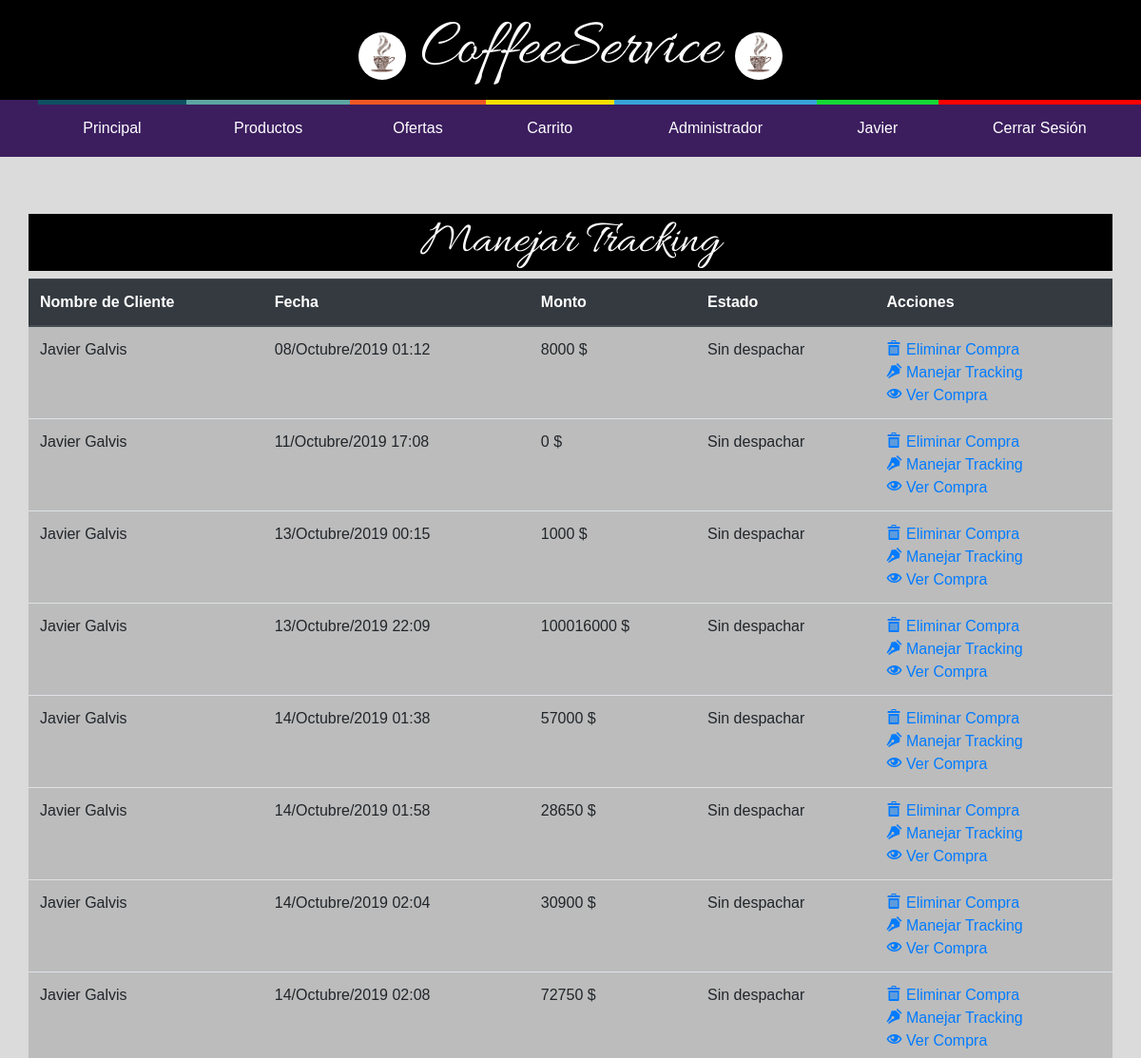
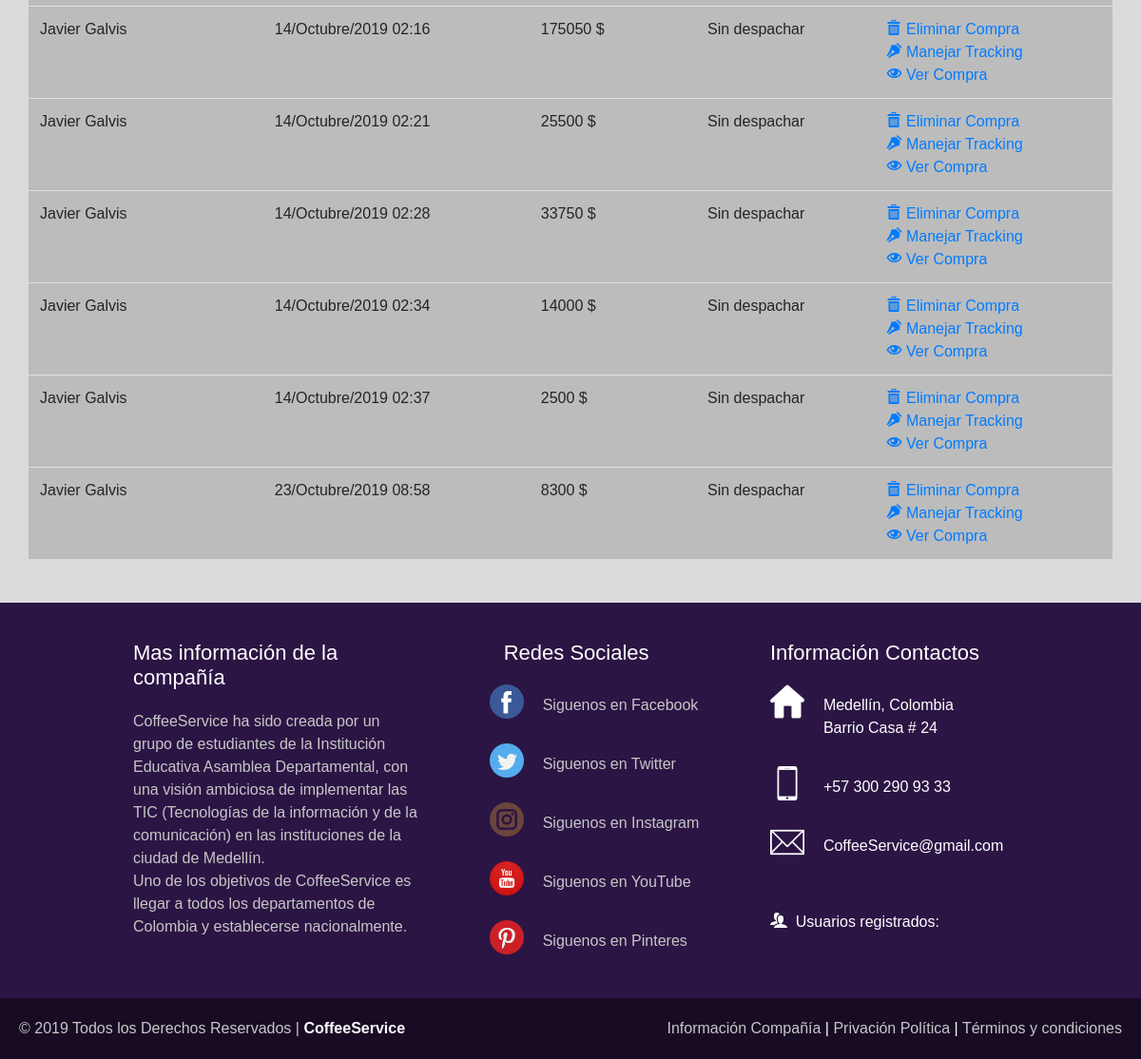
Screenshot of /view/index.php?p=tracking (signed in) with the database file from the repository (2 pictures, top to bottom).
### tables this page shows
CREATE TABLE `cliente` (
  `idCliente` int(11) NOT NULL,
  `nameCliente` varchar(40) NOT NULL,
  `apellidoCliente` varchar(40) NOT NULL,
  `email` varchar(150) NOT NULL,
  `password` varchar(16) NOT NULL
);

CREATE TABLE `factura` (
  `idFactura` int(11) NOT NULL,
  `idCliente` int(11) NOT NULL,
  `fecha` datetime NOT NULL,
  `monto` float NOT NULL,
  `status` int(11) NOT NULL
);

### controller/functions.php (called while the page is built, shortened)
    <?php
function connect(){
    $host_mysql = "localhost";
    $user_mysql = "root";
    $pass_mysql = "";
    $db_mysql = "cfs";
    $mysqli = mysqli_connect($host_mysql,$user_mysql,$pass_mysql,$db_mysql) or die ("Error al conectar al servidor");
    return $mysqli;
}
function nameCliente($idCliente){
	$mysqli = connect();
	$q = $mysqli->query("SELECT * FROM cliente WHERE idCliente = '$idCliente'");
	$r = mysqli_fetch_array($q);
	return $r['nameCliente'];
}
function fecha($fecha){
    $e = explode("-",$fecha);
    $year = $e[0];
    $month = $e[1];
    $e2 = explode(" ",$e[2]);
    $day = $e2[0];
    $time = $e2[1];
    $e3 = explode(":", $time);
    $hour = $e3[0];
    $mins = $e3[1];
if($month == 1){
    $month = "Enero";
}else if ($month == 2){
    $month = "Febrero";
}else if ($month == 3){
    $month = "Marzo";
}else if ($month == 4){
    $month = "Abril";
}else if ($month == 5){
    $month = "Mayo";
}else if ($month == 6){
    $month = "Junio";
}else if ($month == 7){
    $month = "Julio";
}else if ($month == 8){
    $month = "Agosto";
}else if ($month == 9){
    $month = "Septiembre";
}else if ($month == 10){
    $month = "Octubre";
}else if ($month == 11){
    $month = "Noviembre";
}else if ($month == 12){
    $month = "Diciembre";
}else{
    $month = "Indefinido";
}
    return $day."/".$month."/".$year." ".$hour.":".$mins;
}
?>

### controller/config.php (called while the page is built, shortened)
<?php
$divisa2 = " $ ";
?>

### view/modules/tracking.php (the view, shortened to what this page needs)
<h1 class="title-tracking"> Manejar Tracking</h1>
<?php
$traking = $mysqli->query("SELECT * FROM factura WHERE status != 3");
?>
<table class="table">
  <thead class="thead-dark">
    <tr>
        <th>Nombre de Cliente</th>
        <th>Fecha</th>
        <th>Monto</th>
        <th>Estado</th>
        <th>Acciones</th>
    </tr>
  </thead>
  <tbody>
<?php
while($r = mysqli_fetch_array($traking)){
$qcliente = $mysqli->query("SELECT * FROM cliente WHERE idCliente = '".$r['idCliente']."'");
$rcliente = mysqli_fetch_array($qcliente);
$cliente = $rcliente['nameCliente'];
$apellido = $rcliente['apellidoCliente'];
    if($r['status'] == 0){
        $status = "Sin despachar";
    }else if($r['status'] == 1){
        $status = "Preparando envío";
    }else if($r['status']==2){
        $status = "Despachado";
    }else if($r['status']==3){
        $status = "Finalizado";
    }else{
        $status = "Indefinido";
    }
    $fecha = fecha($r['fecha']);
    ?>
        <tr class="table-active">
      <td><?=$cliente.' '.$apellido?></td>
      <td><?=$fecha?></td>
      <td><?=$r['monto']?><?=$divisa2?></td>
      <td><?=$status?></td>
      <td>  <a href="?p=tracking&eliminar=<?=$r['idFactura']?>"><i class="icon icon-bin"></i> Eliminar Compra</a><br>
            <a href="?p=manejar-status&id=<?=$r['idCliente']?>"><i class="icon icon-pen"></i> Manejar Tracking</a><br>
            <a href="?p=ver-compra&id=<?=$r['idCliente']?>"><i class="icon icon-eye"></i> Ver Compra</a>
      </td>
    </tr>
<?php
}
?>
  </tbody>
</table>

### view/index.php (shortened to what this page needs)
<?php
include '../controller/config.php';
include '../controller/functions.php';
if(!isset($p)){
	$p = "principal";
}else{
	$p = $p;
}
?>
<!DOCTYPE html>
<html lang="en">
<head>
	<link rel="stylesheet" type="text/css" href="css/index15.css">
	<link rel="stylesheet" type="text/css" href="library/icomoon/style.css">
	<link rel="stylesheet" href="library/bootstrap/css/bootstrap.min.css" >
</head>
<body>
<div class="header">
<img class="logo" src="img/Logo CoffeeService.jpg" alt="logo">
CoffeeService
<img class="logo" src="img/Logo CoffeeService.jpg" alt="logo">
</div>
<header>
<nav>
<ul>
	<li class="t1"><a href="?p=principal"><span class="primero"><i class="icon icon-home"></i></span>Principal</a></li>
	<li class="t2"><a href="?p=productos"><span class="segundo"><i class="icon icon-price-tags"></i></span>Productos</a></li>
	<li class="t3"><a href="?p=ofertas"><span class="tercero"><i class="icon icon-price-tag"></i></span>Ofertas</a></li>
	<li class="t4"><a href="?p=carrito"><span class="cuarto"><i class="icon icon-cart"></i></span>Carrito</a></li>
	<li class="t5"><a href="?p=admin"><span class="quinto"><i class="icon icon-user-tie"></i></span>Administrador</a></li>
<?php
if(isset($_SESSION['idCliente'])){
?>
	<li class="t6"><a href="?p=perfil"><span class="sexto"><i class="icon icon-profile"></i></span><?=nameCliente($_SESSION['idCliente'])?></a></li>
	<li class="t7"><a href="?p=logout"><span class="septimo"><i class="icon icon-enter"></i></span>Cerrar Sesión</a></li>
<?php
}
?>
</ul>
</nav>
</header>
<div class="cuerpo">
<?php
if(file_exists("modules/".$p.".php")){
	include "modules/".$p.".php";
}else{
	echo "<i>No se ha encontrado el modulo <b>".$p."</b> "."<a href='./'>Regresar</a></b></i><br><br>";
}
?>
</div>
<footer>
	<div class="container-footer-all">
		 <div class="container-body">
			 <div class="column1">
					<h1>Mas informaci&oacute;n de la compa&ntilde;&iacute;a</h1>
					<p>CoffeeService ha sido creada por un grupo de estudiantes de la Instituci&oacute;n Educativa Asamblea
						Departamental, con una visión ambiciosa de implementar las TIC (Tecnolog&iacute;as de la
						informaci&oacute;n y de la comunicaci&oacute;n) en las instituciones de la ciudad de Medell&iacute;n.
						<br> Uno de los objetivos de CoffeeService es llegar a todos los departamentos de Colombia y establecerse
						nacionalmente.
					</p>
			 </div>
			<div class="column2">
				<h1>Redes Sociales</h1>
				<div class="row">
				<a href="$"><img src="img/facebook.png"></a>
				<label>Siguenos en Facebook</label>
				</div>
					<div class="row">
					<a href="$"><img src="img/twitter.png"></a>
					<label>Siguenos en Twitter</label>
					</div>
				<div class="row">
				<a href="$"><img src="img/instagram.png"></a>
				<label>Siguenos en Instagram</label>
				</div>
					<div class="row">
					<a href="$"><img src="img/youtube.png"></a>
					<label>Siguenos en YouTube</label>
					</div>
				<div class="row">
				<a href="$"><img src="img/pinterest.png"></a>
				<label>Siguenos en Pinteres</label>
				</div>
			</div>
			<div class="column3">
			<h1>Informaci&oacute;n Contactos</h1>
					<div class="row2">
					<img src="img/house.png" alt="address">
					<label>Medell&iacute;n,
							Colombia
							Barrio
							Casa # 24
							</label>
					</div>
					<div class="row2">
						<img src="img/smartphone.png" alt="phone">
						<label>+57 300 290 93 33</label>
					</div>
					<div class="row2">
						<img src="img/contact.png" alt="email">
						<label>CoffeeService@gmail.com</label>
					</div>
						<br><br>
					<p><i class="icon icon-users"></i> &nbsp;Usuarios registrados: <?php  ?></p>
			</div>
		</div>
		 </div>
		 <div class="container-footer">
				<div class="footer">
					<div class="copyright">
						&copy; 2019 Todos los Derechos Reservados | <a href="$">CoffeeService</a>
					</div>
					<div class="information"> <a href="$">Informaci&oacute;n Compa&ntilde;&iacute;a</a> |
					<a href="$">Privaci&oacute;n Pol&iacute;tica</a> | <a href="$">T&eacute;rminos y condiciones</a>
					</div>
				 </div>
			 </div>
	 </footer>
</body>
</html>

### view/css/index15.css (style rules this page uses)
* { font-family: 'Arial'; margin: 0px; }
.header { font-family: 'Allura', cursive; color: #fff; background: #000; padding: 0px; font-size: 70px; text-align: center; }
.logo { width: 50px; height: 50px; margin-top: 10px; border-radius: 100%; }
@media screen and (max-width: 1920px) { header { margin:0px; width: 100%; height: 60px; position: relative; } }
@media screen and (max-width: 1920px) { header nav { overflow: hidden; width: 100%; max-width: 1920px; margin: 0px auto; } }
@media screen and (max-width: 1920px) { nav ul { list-style:none; display:table; width:100%; background:rgb(60, 30, 95); position:relative; } }
@media screen and (max-width: 1920px) { nav > ul li { display:table-cell; } }
@media screen and (max-width: 1920px) { nav > ul li a { color:#fff; padding:20px; display:block; text-decoration:none; line-height:20px; position: relative; text-align:center; -webkit-transition: all .3s ease; -moz-transition: all .3s ease; -ms-transition: all .3s ease; -o-transition: all .3s ease; transition: all .3s ease; } }
@media screen and (max-width: 1920px) { nav > ul > li > a span { background:#174459; display:block; height:100%; width:100%; left:0; position:absolute; top:-55px; -webkit-transition: all .3s ease; -moz-transition: all .3s ease; -ms-transition: all .3s ease; -o-transition: all .3s ease; transition: all .3s ease; } }
@media screen and (max-width: 1920px) { nav > ul > li > a span .icon { display:block; line-height:60px; } }
@media screen and (max-width: 1920px) { nav ul li a .primero { background:#0e5061; } }
@media screen and (max-width: 1920px) { nav ul li a .segundo { background:#5da5a2; } }
@media screen and (max-width: 1920px) { nav ul li a .tercero { background:#f25724; } }
@media screen and (max-width: 1920px) { nav ul li a .cuarto { background:#f8df00; } }
@media screen and (max-width: 1920px) { nav ul li a .quinto { background:#37a4d9; } }
@media screen and (max-width: 1920px) { nav ul li a .sexto { background:#15d835; } }
@media screen and (max-width: 1920px) { nav ul li a .septimo { background:#ff0000; } }
.cuerpo { background: rgb(219, 219, 219); padding: 30px; min-height: 500px; }
.title-tracking { margin-top: 30px; background-color:#000; color: #fff; font-family: 'Allura'; font-size: 50px; text-align: center; }
footer { max-width: 100%; background: rgb(43, 21, 68); color: white; }
.container-footer-all { width: 100%; max-width: 1000px; margin: auto; padding: 40px; }
.container-body { display: flex; justify-content: space-between; }
.column1 { max-width: 300px; }
.column1 h1 { font-size: 22px; color: white; }
.column1 p { font-size: 16px; color: #C7C7C7; margin-top: 20px; }
.column2 { max-width: 300px; }
.column2 h1 { font-size: 22px; }
.row { margin-top: 20px; display: flex; }
.row img { width: 36px; height: 36px; }
.row label { margin-top: 10px; margin-left: 20px; color: #C7C7C7; }
.column3 { max-width: 300px; margin-right: 30px; }
.column3 h1 { font-size: 22px; }
.row2 { margin-top: 20px; display: flex; }
.row2 img { width: 36px; height: 36px; }
.row2 label { margin-top: 10px; margin-left: 20px; max-width: 140px; }
.container-footer { width: 100%; background: rgb(24, 12, 37); }
.footer { max-width: 1200px; margin: auto; display: flex; justify-content: space-between; padding: 20px; }
.copyright { color: #C7C7C7; }
.copyright a { text-decoration: none; color: white; font-weight: bold; }
.information a { text-decoration: none; color: #C7C7C7; }

### view/library/icomoon/style.css (style rules this page uses)
[class^="icon-"], [class*=" icon-"] { font-family: 'icomoon' !important; speak: none; font-style: normal; font-weight: normal; font-variant: normal; text-transform: none; line-height: 1; letter-spacing: 0; -webkit-font-feature-settings: "liga"; -moz-font-feature-settings: "liga=1"; -moz-font-feature-settings: "liga"; -ms-font-feature-settings: "liga" 1; font-feature-settings: "liga"; -webkit-font-variant-ligatures: discretionary-ligatures; font-variant-ligatures: discretionary-ligatures; -webkit-font-smoothing: antialiased; -moz-osx-font-smoothing: grayscale; }
.icon-home:before { content: "\e900"; }
.icon-pen:before { content: "\e908"; }
.icon-profile:before { content: "\e923"; }
.icon-price-tag:before { content: "\e935"; }
.icon-price-tags:before { content: "\e936"; }
.icon-cart:before { content: "\e93a"; }
.icon-users:before { content: "\e972"; }
.icon-user-tie:before { content: "\e976"; }
.icon-bin:before { content: "\e9ac"; }
.icon-eye:before { content: "\e9ce"; }
.icon-enter:before { content: "\ea13"; }

### rows the page displays
cliente: nameCliente "Javier"
factura: idCliente.nameCliente "Javier", idCliente.apellidoCliente "Galvis", fecha "08/Octubre/2019 01:12", monto "8000", status "Sin despachar"
factura: idCliente.nameCliente "Javier", idCliente.apellidoCliente "Galvis", fecha "11/Octubre/2019 17:08", monto "0", status "Sin despachar"
factura: idCliente.nameCliente "Javier", idCliente.apellidoCliente "Galvis", fecha "13/Octubre/2019 00:15", monto "1000", status "Sin despachar"
factura: idCliente.nameCliente "Javier", idCliente.apellidoCliente "Galvis", fecha "13/Octubre/2019 22:09", monto "100016000", status "Sin despachar"
factura: idCliente.nameCliente "Javier", idCliente.apellidoCliente "Galvis", fecha "14/Octubre/2019 01:38", monto "57000", status "Sin despachar"
factura: idCliente.nameCliente "Javier", idCliente.apellidoCliente "Galvis", fecha "14/Octubre/2019 01:58", monto "28650", status "Sin despachar"
factura: idCliente.nameCliente "Javier", idCliente.apellidoCliente "Galvis", fecha "14/Octubre/2019 02:04", monto "30900", status "Sin despachar"
factura: idCliente.nameCliente "Javier", idCliente.apellidoCliente "Galvis", fecha "14/Octubre/2019 02:08", monto "72750", status "Sin despachar"
factura: idCliente.nameCliente "Javier", idCliente.apellidoCliente "Galvis", fecha "14/Octubre/2019 02:16", monto "175050", status "Sin despachar"
factura: idCliente.nameCliente "Javier", idCliente.apellidoCliente "Galvis", fecha "14/Octubre/2019 02:21", monto "25500", status "Sin despachar"
factura: idCliente.nameCliente "Javier", idCliente.apellidoCliente "Galvis", fecha "14/Octubre/2019 02:28", monto "33750", status "Sin despachar"
factura: idCliente.nameCliente "Javier", idCliente.apellidoCliente "Galvis", fecha "14/Octubre/2019 02:34", monto "14000", status "Sin despachar"
factura: idCliente.nameCliente "Javier", idCliente.apellidoCliente "Galvis", fecha "14/Octubre/2019 02:37", monto "2500", status "Sin despachar"
factura: idCliente.nameCliente "Javier", idCliente.apellidoCliente "Galvis", fecha "23/Octubre/2019 08:58", monto "8300", status "Sin despachar"
